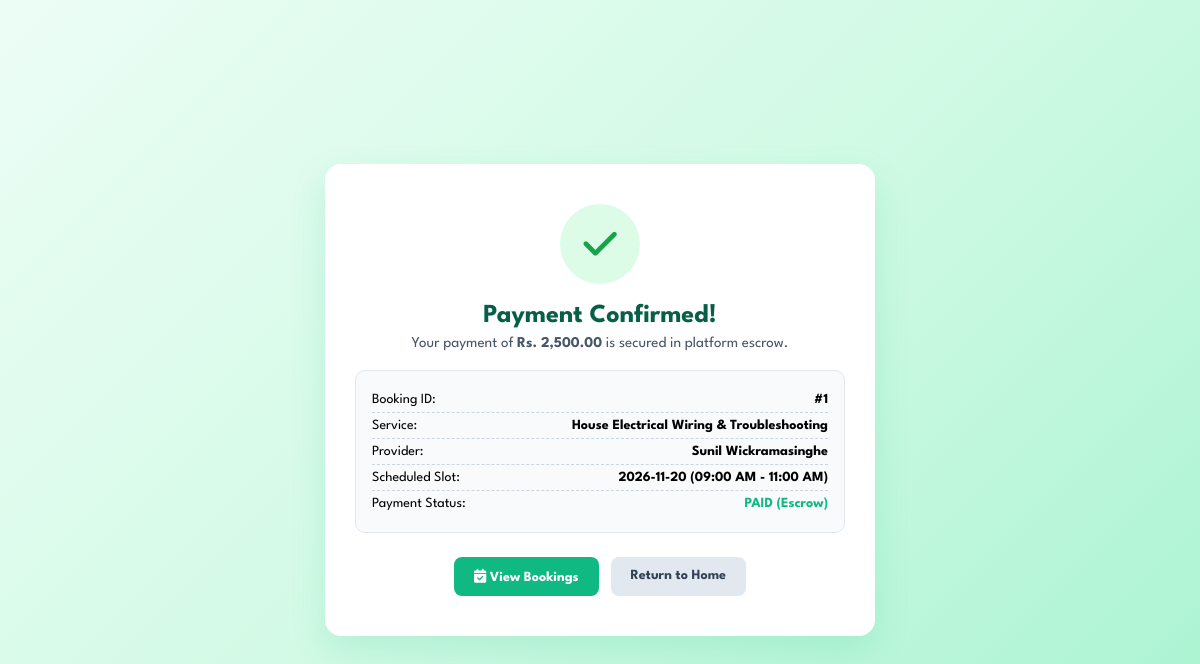
Screenshot of /FixNow_final-master/payment-success.php?booking_id=1 with the database file from the repository.
### tables this page shows
CREATE TABLE `tbl_booking` (
  `id` int(11) NOT NULL AUTO_INCREMENT,
  `service_provider_id` int(11) NOT NULL,
  `service_id` int(11) NOT NULL,
  `customer_id` int(11) NOT NULL,
  `customer_name` varchar(100) NOT NULL,
  `contact_number` varchar(20) NOT NULL,
  `email` varchar(100) NOT NULL,
  `address` text NOT NULL,
  `booking_date` varchar(50) NOT NULL,
  `time_slot` varchar(50) DEFAULT '09:00 AM - 11:00 AM',
  `message` text DEFAULT NULL,
  `total_amount` decimal(10,2) NOT NULL DEFAULT 0.00,
  `platform_fee` decimal(10,2) DEFAULT 0.00,
  `vendor_payout` decimal(10,2) DEFAULT 0.00,
  `booking_status` varchar(50) DEFAULT 'Pending',
  `task_status` varchar(50) DEFAULT 'Pending',
  `payment_status` varchar(50) DEFAULT 'Pending',
  `created_at` timestamp NOT NULL DEFAULT current_timestamp(),
  PRIMARY KEY (`id`),
  KEY `service_provider_id` (`service_provider_id`),
  KEY `service_id` (`service_id`),
  KEY `customer_id` (`customer_id`)
);

CREATE TABLE `tbl_service` (
  `id` int(11) NOT NULL AUTO_INCREMENT,
  `category_id` int(11) NOT NULL,
  `service_type` varchar(150) NOT NULL,
  `about_service` text DEFAULT NULL,
  `booking_price` decimal(10,2) NOT NULL DEFAULT 0.00,
  `service_image` varchar(255) DEFAULT NULL,
  `created_at` timestamp NOT NULL DEFAULT current_timestamp(),
  PRIMARY KEY (`id`),
  KEY `category_id` (`category_id`)
);

CREATE TABLE `tbl_service_providers` (
  `id` int(11) NOT NULL AUTO_INCREMENT,
  `registration_code` varchar(50) DEFAULT NULL UNIQUE,
  `full_name` varchar(100) NOT NULL,
  `email` varchar(100) NOT NULL UNIQUE,
  `contact_no` varchar(20) NOT NULL,
  `password` varchar(255) NOT NULL,
  `district_id` int(11) DEFAULT NULL,
  `town_id` int(11) DEFAULT NULL,
  `category_id` int(11) DEFAULT NULL,
  `servicetype_id` int(11) DEFAULT NULL,
  `experience` varchar(100) DEFAULT NULL,
  `available_dates_and_times` varchar(255) DEFAULT NULL,
  `about_you` text DEFAULT NULL,
  `registration_fee_paid` varchar(10) DEFAULT 'no',
  `payment_status` varchar(50) DEFAULT 'Pending',
  `vendor_image` varchar(255) DEFAULT NULL,
  `feedback_url` varchar(255) DEFAULT NULL,
  `status` varchar(50) DEFAULT 'Pending',
  `latitude` decimal(10,6) DEFAULT NULL,
  `longitude` decimal(10,6) DEFAULT NULL,
  `created_at` timestamp NOT NULL DEFAULT current_timestamp(),
  PRIMARY KEY (`id`),
  KEY `district_id` (`district_id`),
  KEY `town_id` (`town_id`),
  KEY `category_id` (`category_id`),
  KEY `servicetype_id` (`servicetype_id`)
);

### FixNow_final-master/config/db_helper.php (called while the page is built, shortened)
<?php
if (!function_exists('db_execute')) {
    function _db_normalize_args($arg1, $arg2, $arg3, $arg4) {
        global $conn;
        $c = $conn;
        $sql = $arg1;
        $params = [];
        $types = '';
        if (is_array($arg2)) {
            $params = $arg2;
            $types = is_string($arg3) ? $arg3 : '';
        } elseif (is_string($arg2)) {
            $types = $arg2;
            $params = is_array($arg3) ? $arg3 : [];
        }
        return [$c, $sql, $params, $types];
    }
    function db_fetch_one($arg1, $arg2 = '', $arg3 = [], $arg4 = '') {
        list($c, $sql, $params, $types) = _db_normalize_args($arg1, $arg2, $arg3, $arg4);
        $stmt = $c->prepare($sql);
        if (!empty($params)) {
            $stmt->bind_param($types, ...$params);
        }
        $stmt->execute();
        $result = $stmt->get_result();
        $row = $result ? $result->fetch_assoc() : null;
        return $row;
    }
}

### FixNow_final-master/payment-success.php (the view, shortened to what this page needs)
<?php
$booking_id = isset($_GET['booking_id']) ? intval($_GET['booking_id']) : 0;
$booking_query = "SELECT b.*, sp.full_name AS provider_name, s.service_type
                  FROM tbl_booking b
                  LEFT JOIN tbl_service_providers sp ON b.service_provider_id = sp.id
                  LEFT JOIN tbl_service s ON b.service_id = s.id
                  WHERE b.id = ?";
$booking = db_fetch_one($booking_query, "i", [$booking_id]);
?>
<!DOCTYPE html>
<html lang="en">
<head>
    <link rel="stylesheet" href="https://cdnjs.cloudflare.com/ajax/libs/font-awesome/6.4.0/css/all.min.css">
</head>
<body>
<div class="success-card">
    <div class="icon-circle">
        <i class="fa-solid fa-check"></i>
    </div>
    <h2>Payment Confirmed!</h2>
    <p>Your payment of <strong>Rs. <?php echo number_format($booking['total_amount'], 2); ?></strong> is secured in platform escrow.</p>
    <div class="details-box">
        <div class="details-row"><span>Booking ID:</span> <strong>#<?php echo $booking_id; ?></strong></div>
        <div class="details-row"><span>Service:</span> <strong><?php echo htmlspecialchars($booking['service_type'] ?? 'Service'); ?></strong></div>
        <div class="details-row"><span>Provider:</span> <strong><?php echo htmlspecialchars($booking['provider_name'] ?? 'Vendor'); ?></strong></div>
        <div class="details-row"><span>Scheduled Slot:</span> <strong><?php echo htmlspecialchars($booking['booking_date'] . ' (' . ($booking['time_slot'] ?? 'Anytime') . ')'); ?></strong></div>
        <div class="details-row"><span>Payment Status:</span> <strong style="color: #10b981;">PAID (Escrow)</strong></div>
    </div>
    <div class="btn-group">
        <a href="bookingHistory.php" class="btn btn-primary"><i class="fa-solid fa-calendar-check"></i> View Bookings</a>
        <a href="index.php" class="btn btn-secondary">Return to Home</a>
    </div>
</div>
</body>
</html>

### FixNow_final-master/payment-success.php (style rules this page uses)
* { box-sizing: border-box; margin: 0; padding: 0; font-family: 'League Spartan', sans-serif; }
body { min-height: 100vh; background: linear-gradient(135deg, #ecfdf5 0%, #d1fae5 50%, #a7f3d0 100%); display: flex; align-items: center; justify-content: center; padding: 20px; }
.success-card { background: #ffffff; border-radius: 16px; box-shadow: 0 15px 35px rgba(16, 185, 129, 0.15); max-width: 550px; width: 100%; padding: 40px 30px; text-align: center; animation: popIn 0.35s ease-out; }
.icon-circle { width: 80px; height: 80px; background: #dcfce7; color: #16a34a; border-radius: 50%; display: flex; align-items: center; justify-content: center; font-size: 38px; margin: 0 auto 20px; }
h2 { color: #065f46; font-size: 26px; font-weight: 700; margin-bottom: 8px; }
p { color: #475569; font-size: 15px; margin-bottom: 20px; }
.details-box { background: #f8fafc; border: 1px solid #e2e8f0; border-radius: 10px; padding: 16px; margin-bottom: 24px; text-align: left; font-size: 14px; }
.details-row { display: flex; justify-content: space-between; padding: 6px 0; border-bottom: 1px dashed #cbd5e1; }
.details-row:last-child { border-bottom: none; }
.btn-group { display: flex; gap: 12px; justify-content: center; }
.btn { padding: 12px 20px; border-radius: 8px; font-weight: 700; text-decoration: none; font-size: 14px; transition: all 0.2s; }
.btn-primary { background: #10b981; color: white; }
.btn-secondary { background: #e2e8f0; color: #334155; }

### rows the page displays
tbl_booking: total_amount "2,500.00", service.service_type "House Electrical Wiring & Troubleshooting", service_provider.full_name "Sunil Wickramasinghe", booking_date+time_slot "2026-11-20 (09:00 AM - 11:00 AM)"

### other values shown
$booking_id "1"
